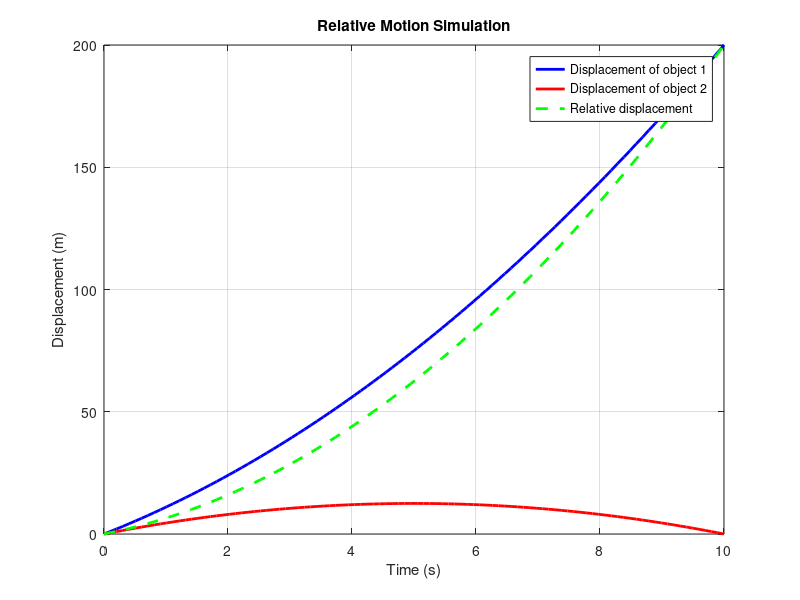

This figure's MATLAB source:
% Relative motion parameters
t = linspace(0, 10, 100); % Time vector (s)
v0_1 = 10; % Initial velocity of object 1 (m/s)
a1 = 2; % Acceleration of object 1 (m/s^2)
v0_2 = 5; % Initial velocity of object 2 (m/s)
a2 = -1; % Acceleration of object 2 (m/s^2)

% Calculate the displacement of the two objects
x1 = v0_1 * t + 0.5 * a1 * t.^2; % Displacement of object 1 (m)
x2 = v0_2 * t + 0.5 * a2 * t.^2; % Displacement of object 2 (m)

% Calculate relative displacement
relative_displacement = x1 - x2;

% Plot the displacements
figure;
plot(t, x1, 'b-', 'LineWidth', 2); hold on;
plot(t, x2, 'r-', 'LineWidth', 2);
plot(t, relative_displacement, 'g--', 'LineWidth', 2);
xlabel('Time (s)');
ylabel('Displacement (m)');
title('Relative Motion Simulation');
legend('Displacement of object 1', 'Displacement of object 2', 'Relative displacement');
grid on;

% Set plot limits
xlim([0 max(t)]);
ylim([min([x1 x2 relative_displacement]) max([x1 x2 relative_displacement])]);
